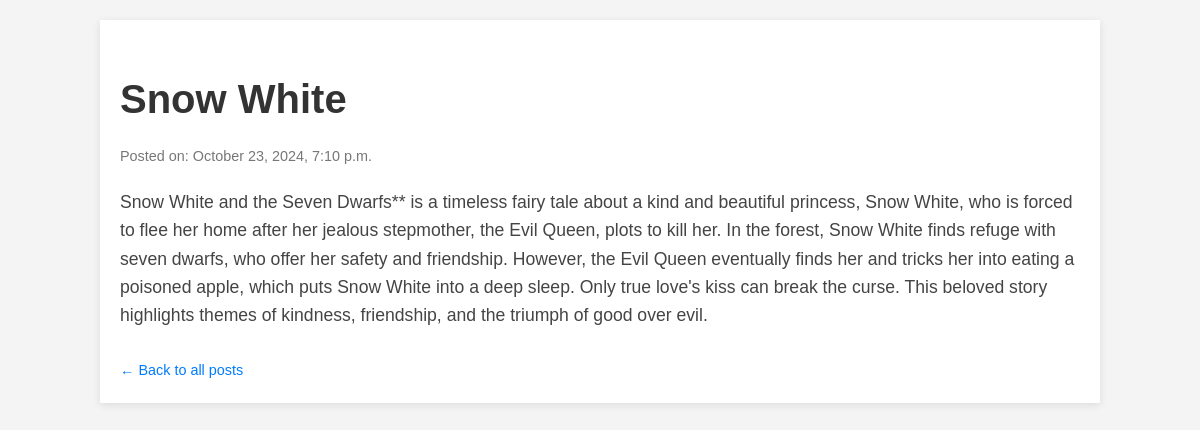
The app's page /allposts/3 with its own data.
### posts/models.py (models this page shows)
class Blog_post(models.Model):
    author = models.CharField(max_length=255, default="Your name here")
    title = models.CharField(max_length=255,default="Title of your Post")
    blog_content = models.TextField(max_length=10000, default="Your of your Post")
    time = models.DateTimeField(auto_now_add=True)

### posts/views.py (the view)
# urls.py: path('allposts/<str:pd>', views.allposts, name='allposts'),
def allposts(request, pd):
    post = Blog_post.objects.get(id=pd)
    return render(request, 'allposts.html', {'post':post})

### templates/allposts.html (shortened to what this page needs)
<!DOCTYPE html>
<html lang="en">
<head>
</head>
<body>
    <div class="container">
        <h1 class="post-title">{{ post.title }}</h1>
        <p class="post-meta">Posted on: {{ post.time|date:"F j, Y, g:i a" }}</p>
        <div class="post-content">
            {{ post.blog_content|safe }}
        </div>
        <a class="back-link" class="back-link" href="{% url 'index' %}">&larr; Back to all posts</a>
    </div>
</body>
</html>

### templates/allposts.html (style rules this page uses)
body { font-family: Arial, sans-serif; line-height: 1.6; margin: 0; padding: 0; background-color: #f4f4f4; }
.container { width: 80%; margin: 20px auto; background: #fff; padding: 20px; box-shadow: 0 2px 8px rgba(0, 0, 0, 0.1); }
.post-title { font-size: 2.5em; margin-bottom: 10px; color: #333; }
.post-meta { font-size: 0.9em; color: #777; margin-bottom: 20px; }
.post-content { font-size: 1.1em; color: #444; }
.back-link { display: inline-block; margin-top: 30px; font-size: 0.9em; text-decoration: none; color: #007bff; }

### records on screen
Blog_post: title "Snow White", time "October 23, 2024, 7:10 p.m.", blog_content "Snow White and the Seven Dwarfs** is a timeless fairy tale about a kind and beautiful princess, Snow White, who is forced to flee her home after her jealous stepmother, the Evil Queen, plots to kill her. In the forest, Snow White finds refuge with seven dwarfs, who offer her safety and friendship. However, the Evil Queen eventually finds her and tricks her into eating a poisoned apple, which puts Snow White into a deep sleep. Only true love's kiss can break the curse. This beloved story highlights themes of kindness, friendship, and the triumph of good over evil."
